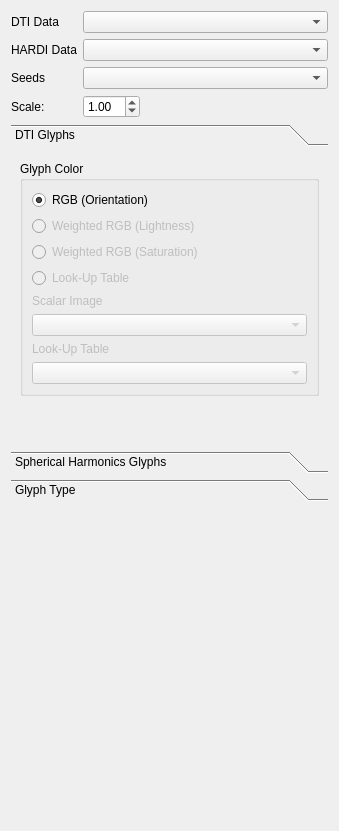
<?xml version="1.0" encoding="UTF-8"?>
<ui version="4.0">
 <class>GpuGlyphsForm</class>
 <widget class="QWidget" name="GpuGlyphsForm">
  <property name="geometry">
   <rect>
    <x>0</x>
    <y>0</y>
    <width>339</width>
    <height>831</height>
   </rect>
  </property>
  <property name="windowTitle">
   <string>Form</string>
  </property>
  <layout class="QVBoxLayout" name="verticalLayout">
   <item>
    <layout class="QGridLayout" name="gridLayout">
     <item row="0" column="0">
      <widget class="QLabel" name="label">
       <property name="sizePolicy">
        <sizepolicy hsizetype="Minimum" vsizetype="Preferred">
         <horstretch>0</horstretch>
         <verstretch>0</verstretch>
        </sizepolicy>
       </property>
       <property name="text">
        <string>DTI Data</string>
       </property>
      </widget>
     </item>
     <item row="0" column="1">
      <widget class="QComboBox" name="dtiCombo"/>
     </item>
     <item row="2" column="0">
      <widget class="QLabel" name="label_2">
       <property name="sizePolicy">
        <sizepolicy hsizetype="Fixed" vsizetype="Preferred">
         <horstretch>0</horstretch>
         <verstretch>0</verstretch>
        </sizepolicy>
       </property>
       <property name="text">
        <string>Seeds</string>
       </property>
      </widget>
     </item>
     <item row="2" column="1">
      <widget class="QComboBox" name="seedsComboBox"/>
     </item>
     <item row="3" column="0">
      <widget class="QLabel" name="label_3">
       <property name="sizePolicy">
        <sizepolicy hsizetype="Fixed" vsizetype="Preferred">
         <horstretch>0</horstretch>
         <verstretch>0</verstretch>
        </sizepolicy>
       </property>
       <property name="text">
        <string>Scale:</string>
       </property>
      </widget>
     </item>
     <item row="3" column="1">
      <layout class="QHBoxLayout" name="horizontalLayout">
       <item>
        <widget class="QDoubleSpinBox" name="scaleSpinBox">
         <property name="sizePolicy">
          <sizepolicy hsizetype="Fixed" vsizetype="Fixed">
           <horstretch>0</horstretch>
           <verstretch>0</verstretch>
          </sizepolicy>
         </property>
         <property name="minimum">
          <double>0.100000000000000</double>
         </property>
         <property name="singleStep">
          <double>0.100000000000000</double>
         </property>
         <property name="value">
          <double>1.000000000000000</double>
         </property>
        </widget>
       </item>
       <item>
        <spacer name="horizontalSpacer">
         <property name="orientation">
          <enum>Qt::Horizontal</enum>
         </property>
         <property name="sizeHint" stdset="0">
          <size>
           <width>40</width>
           <height>20</height>
          </size>
         </property>
        </spacer>
       </item>
      </layout>
     </item>
     <item row="1" column="0">
      <widget class="QLabel" name="hardiLabel">
       <property name="text">
        <string>HARDI Data</string>
       </property>
      </widget>
     </item>
     <item row="1" column="1">
      <widget class="QComboBox" name="hardiCombo"/>
     </item>
    </layout>
   </item>
   <item>
    <widget class="QToolBox" name="toolBox">
     <property name="currentIndex">
      <number>0</number>
     </property>
     <widget class="QWidget" name="DTIPage">
      <property name="geometry">
       <rect>
        <x>0</x>
        <y>0</y>
        <width>321</width>
        <height>269</height>
       </rect>
      </property>
      <attribute name="label">
       <string>DTI Glyphs</string>
      </attribute>
      <layout class="QVBoxLayout" name="verticalLayout_10">
       <item>
        <widget class="QGroupBox" name="dtiColorGroup">
         <property name="title">
          <string>Glyph Color</string>
         </property>
         <layout class="QVBoxLayout" name="verticalLayout_11">
          <item>
           <widget class="QRadioButton" name="dtiColorRGBRadio">
            <property name="text">
             <string>RGB (Orientation)</string>
            </property>
            <property name="checked">
             <bool>true</bool>
            </property>
           </widget>
          </item>
          <item>
           <widget class="QRadioButton" name="dtiColorLightnessRadio">
            <property name="enabled">
             <bool>false</bool>
            </property>
            <property name="text">
             <string>Weighted RGB (Lightness)</string>
            </property>
           </widget>
          </item>
          <item>
           <widget class="QRadioButton" name="dtiColorSaturationRadio">
            <property name="enabled">
             <bool>false</bool>
            </property>
            <property name="text">
             <string>Weighted RGB (Saturation)</string>
            </property>
           </widget>
          </item>
          <item>
           <widget class="QRadioButton" name="dtiColorLUTRadio">
            <property name="enabled">
             <bool>false</bool>
            </property>
            <property name="text">
             <string>Look-Up Table</string>
            </property>
           </widget>
          </item>
          <item>
           <widget class="QLabel" name="dtiColorWeightLabel">
            <property name="enabled">
             <bool>false</bool>
            </property>
            <property name="sizePolicy">
             <sizepolicy hsizetype="Fixed" vsizetype="Preferred">
              <horstretch>0</horstretch>
              <verstretch>0</verstretch>
             </sizepolicy>
            </property>
            <property name="text">
             <string>Scalar Image</string>
            </property>
           </widget>
          </item>
          <item>
           <widget class="QComboBox" name="dtiColorWeightCombo">
            <property name="enabled">
             <bool>false</bool>
            </property>
           </widget>
          </item>
          <item>
           <widget class="QLabel" name="dtiColorLUTLabel">
            <property name="enabled">
             <bool>false</bool>
            </property>
            <property name="sizePolicy">
             <sizepolicy hsizetype="Fixed" vsizetype="Preferred">
              <horstretch>0</horstretch>
              <verstretch>0</verstretch>
             </sizepolicy>
            </property>
            <property name="text">
             <string>Look-Up Table   </string>
            </property>
           </widget>
          </item>
          <item>
           <widget class="QComboBox" name="dtiColorLUTCombo">
            <property name="enabled">
             <bool>false</bool>
            </property>
           </widget>
          </item>
         </layout>
        </widget>
       </item>
       <item>
        <spacer name="verticalSpacer_2">
         <property name="orientation">
          <enum>Qt::Vertical</enum>
         </property>
         <property name="sizeHint" stdset="0">
          <size>
           <width>20</width>
           <height>40</height>
          </size>
         </property>
        </spacer>
       </item>
      </layout>
     </widget>
     <widget class="QWidget" name="SHPage">
      <property name="geometry">
       <rect>
        <x>0</x>
        <y>-77</y>
        <width>304</width>
        <height>344</height>
       </rect>
      </property>
      <attribute name="label">
       <string>Spherical Harmonics Glyphs</string>
      </attribute>
      <layout class="QVBoxLayout" name="verticalLayout_2">
       <property name="sizeConstraint">
        <enum>QLayout::SetDefaultConstraint</enum>
       </property>
       <item>
        <widget class="QGroupBox" name="shapeBox">
         <property name="enabled">
          <bool>false</bool>
         </property>
         <property name="title">
          <string>Modify Shape</string>
         </property>
         <layout class="QVBoxLayout" name="verticalLayout_3">
          <item>
           <widget class="QCheckBox" name="localScalingCheck">
            <property name="text">
             <string>Local Scaling</string>
            </property>
            <property name="checked">
             <bool>true</bool>
            </property>
           </widget>
          </item>
          <item>
           <widget class="QCheckBox" name="minMaxNormCheck">
            <property name="text">
             <string>Min/Max Normalization</string>
            </property>
           </widget>
          </item>
          <item>
           <widget class="QCheckBox" name="fODFCheck">
            <property name="text">
             <string>Fiber ODF Sharpening</string>
            </property>
           </widget>
          </item>
         </layout>
        </widget>
       </item>
       <item>
        <widget class="QGroupBox" name="rayCastingBox">
         <property name="enabled">
          <bool>false</bool>
         </property>
         <property name="title">
          <string>Ray Casting</string>
         </property>
         <layout class="QVBoxLayout" name="verticalLayout_4">
          <item>
           <layout class="QHBoxLayout" name="stepSizeHLayout">
            <item>
             <widget class="QLabel" name="stepSizeLabel">
              <property name="text">
               <string>Step Size</string>
              </property>
             </widget>
            </item>
            <item>
             <widget class="QDoubleSpinBox" name="stepSizeSpin">
              <property name="sizePolicy">
               <sizepolicy hsizetype="Fixed" vsizetype="Fixed">
                <horstretch>0</horstretch>
                <verstretch>0</verstretch>
               </sizepolicy>
              </property>
              <property name="decimals">
               <number>3</number>
              </property>
              <property name="maximum">
               <double>100.000000000000000</double>
              </property>
              <property name="singleStep">
               <double>0.010000000000000</double>
              </property>
              <property name="value">
               <double>0.050000000000000</double>
              </property>
             </widget>
            </item>
           </layout>
          </item>
          <item>
           <layout class="QHBoxLayout" name="refineHLayout">
            <item>
             <widget class="QLabel" name="refineLabel">
              <property name="text">
               <string># of Refinement Steps</string>
              </property>
             </widget>
            </item>
            <item>
             <widget class="QSpinBox" name="refineSpin">
              <property name="sizePolicy">
               <sizepolicy hsizetype="Fixed" vsizetype="Fixed">
                <horstretch>0</horstretch>
                <verstretch>0</verstretch>
               </sizepolicy>
              </property>
              <property name="value">
               <number>2</number>
              </property>
             </widget>
            </item>
           </layout>
          </item>
         </layout>
        </widget>
       </item>
       <item>
        <widget class="QGroupBox" name="coloringBox">
         <property name="enabled">
          <bool>false</bool>
         </property>
         <property name="title">
          <string>Coloring</string>
         </property>
         <layout class="QVBoxLayout" name="verticalLayout_5">
          <item>
           <layout class="QGridLayout" name="coloringGLayout">
            <item row="0" column="0">
             <widget class="QLabel" name="coloringLabel">
              <property name="sizePolicy">
               <sizepolicy hsizetype="Fixed" vsizetype="Preferred">
                <horstretch>0</horstretch>
                <verstretch>0</verstretch>
               </sizepolicy>
              </property>
              <property name="text">
               <string>Method   </string>
              </property>
             </widget>
            </item>
            <item row="0" column="1">
             <widget class="QComboBox" name="coloringCombo">
              <item>
               <property name="text">
                <string>Orientation (RGB)</string>
               </property>
              </item>
              <item>
               <property name="text">
                <string>Radius</string>
               </property>
              </item>
              <item>
               <property name="text">
                <string>Measure (LUT)</string>
               </property>
              </item>
             </widget>
            </item>
            <item row="1" column="0">
             <widget class="QLabel" name="coloringMeasureTypeLabel">
              <property name="sizePolicy">
               <sizepolicy hsizetype="Fixed" vsizetype="Preferred">
                <horstretch>0</horstretch>
                <verstretch>0</verstretch>
               </sizepolicy>
              </property>
              <property name="text">
               <string>Measure   </string>
              </property>
             </widget>
            </item>
            <item row="1" column="1">
             <widget class="QComboBox" name="coloringMeasureTypeCombo"/>
            </item>
            <item row="3" column="0">
             <widget class="QLabel" name="coloringRadiusTLabel">
              <property name="text">
               <string>Threshold   </string>
              </property>
             </widget>
            </item>
            <item row="3" column="1">
             <layout class="QHBoxLayout" name="coloringRadiusTHLayout">
              <item>
               <widget class="QSlider" name="coloringRadiusTSlide">
                <property name="maximum">
                 <number>100</number>
                </property>
                <property name="value">
                 <number>50</number>
                </property>
                <property name="orientation">
                 <enum>Qt::Horizontal</enum>
                </property>
               </widget>
              </item>
              <item>
               <widget class="QSpinBox" name="coloringRadiusTSpin">
                <property name="maximum">
                 <number>100</number>
                </property>
                <property name="value">
                 <number>50</number>
                </property>
               </widget>
              </item>
             </layout>
            </item>
            <item row="2" column="0">
             <widget class="QLabel" name="coloringSHLUTLabel">
              <property name="text">
               <string>LUT</string>
              </property>
             </widget>
            </item>
            <item row="2" column="1">
             <widget class="QComboBox" name="coloringSHLUTCombo"/>
            </item>
           </layout>
          </item>
         </layout>
        </widget>
       </item>
      </layout>
     </widget>
     <widget class="QWidget" name="glyphsPage">
      <property name="geometry">
       <rect>
        <x>0</x>
        <y>-30</y>
        <width>304</width>
        <height>282</height>
       </rect>
      </property>
      <attribute name="label">
       <string>Glyph Type</string>
      </attribute>
      <layout class="QVBoxLayout" name="verticalLayout_7">
       <item>
        <widget class="QGroupBox" name="glyphsTypeBox">
         <property name="enabled">
          <bool>false</bool>
         </property>
         <property name="title">
          <string>Show Glyphs</string>
         </property>
         <layout class="QVBoxLayout" name="verticalLayout_6">
          <item>
           <widget class="QRadioButton" name="glyphTypeDTIRadio">
            <property name="text">
             <string>DTI Glyphs</string>
            </property>
            <property name="checked">
             <bool>true</bool>
            </property>
           </widget>
          </item>
          <item>
           <widget class="QRadioButton" name="glyphTypeHARDIRadio">
            <property name="text">
             <string>HARDI Gylphs</string>
            </property>
            <property name="checkable">
             <bool>true</bool>
            </property>
           </widget>
          </item>
          <item>
           <widget class="QRadioButton" name="glyphTypeFusedRadio">
            <property name="enabled">
             <bool>false</bool>
            </property>
            <property name="text">
             <string>DTI + HARDI Glyphs</string>
            </property>
           </widget>
          </item>
         </layout>
        </widget>
       </item>
       <item>
        <widget class="QGroupBox" name="glyphsHARDIMapperBox">
         <property name="enabled">
          <bool>false</bool>
         </property>
         <property name="title">
          <string>HARDI Glyphs</string>
         </property>
         <property name="flat">
          <bool>false</bool>
         </property>
         <layout class="QVBoxLayout" name="verticalLayout_8">
          <item>
           <widget class="QRadioButton" name="glyphsHARDIMapperSHRadio">
            <property name="text">
             <string>Spherical Harmonics Mapper</string>
            </property>
            <property name="checked">
             <bool>true</bool>
            </property>
           </widget>
          </item>
          <item>
           <widget class="QRadioButton" name="glyphsHARDIMapperCHRadio">
            <property name="text">
             <string>Cylindrical Harmonics Mapper</string>
            </property>
           </widget>
          </item>
         </layout>
        </widget>
       </item>
       <item>
        <widget class="QGroupBox" name="fusedBox">
         <property name="enabled">
          <bool>false</bool>
         </property>
         <property name="title">
          <string>Fused Visualization</string>
         </property>
         <layout class="QVBoxLayout" name="verticalLayout_9">
          <item>
           <layout class="QHBoxLayout" name="fusedMeasureHLayout">
            <item>
             <widget class="QLabel" name="fusedMeasureLabel">
              <property name="sizePolicy">
               <sizepolicy hsizetype="Fixed" vsizetype="Preferred">
                <horstretch>0</horstretch>
                <verstretch>0</verstretch>
               </sizepolicy>
              </property>
              <property name="text">
               <string>HARDI Measure   </string>
              </property>
             </widget>
            </item>
            <item>
             <widget class="QComboBox" name="fusedMeasureCombo"/>
            </item>
           </layout>
          </item>
          <item>
           <layout class="QHBoxLayout" name="horizontalLayout_3">
            <property name="bottomMargin">
             <number>0</number>
            </property>
            <item>
             <widget class="QLabel" name="fusedThresholdLabel">
              <property name="sizePolicy">
               <sizepolicy hsizetype="Preferred" vsizetype="Preferred">
                <horstretch>0</horstretch>
                <verstretch>0</verstretch>
               </sizepolicy>
              </property>
              <property name="text">
               <string>Threshold   </string>
              </property>
             </widget>
            </item>
            <item>
             <widget class="QDoubleSpinBox" name="fusedThresholdSpin">
              <property name="sizePolicy">
               <sizepolicy hsizetype="Fixed" vsizetype="Fixed">
                <horstretch>0</horstretch>
                <verstretch>0</verstretch>
               </sizepolicy>
              </property>
              <property name="maximum">
               <double>10.000000000000000</double>
              </property>
              <property name="singleStep">
               <double>0.010000000000000</double>
              </property>
              <property name="value">
               <double>0.500000000000000</double>
              </property>
             </widget>
            </item>
            <item>
             <widget class="QCheckBox" name="fusedInvertCheck">
              <property name="sizePolicy">
               <sizepolicy hsizetype="Fixed" vsizetype="Fixed">
                <horstretch>0</horstretch>
                <verstretch>0</verstretch>
               </sizepolicy>
              </property>
              <property name="text">
               <string>Invert</string>
              </property>
             </widget>
            </item>
           </layout>
          </item>
         </layout>
        </widget>
       </item>
      </layout>
     </widget>
    </widget>
   </item>
   <item>
    <spacer name="verticalSpacer">
     <property name="orientation">
      <enum>Qt::Vertical</enum>
     </property>
     <property name="sizeHint" stdset="0">
      <size>
       <width>20</width>
       <height>277</height>
      </size>
     </property>
    </spacer>
   </item>
  </layout>
 </widget>
 <resources/>
 <connections>
  <connection>
   <sender>coloringRadiusTSlide</sender>
   <signal>valueChanged(int)</signal>
   <receiver>coloringRadiusTSpin</receiver>
   <slot>setValue(int)</slot>
   <hints>
    <hint type="sourcelabel">
     <x>180</x>
     <y>355</y>
    </hint>
    <hint type="destinationlabel">
     <x>271</x>
     <y>355</y>
    </hint>
   </hints>
  </connection>
  <connection>
   <sender>coloringRadiusTSpin</sender>
   <signal>valueChanged(int)</signal>
   <receiver>coloringRadiusTSlide</receiver>
   <slot>setValue(int)</slot>
   <hints>
    <hint type="sourcelabel">
     <x>271</x>
     <y>355</y>
    </hint>
    <hint type="destinationlabel">
     <x>180</x>
     <y>355</y>
    </hint>
   </hints>
  </connection>
 </connections>
</ui>
